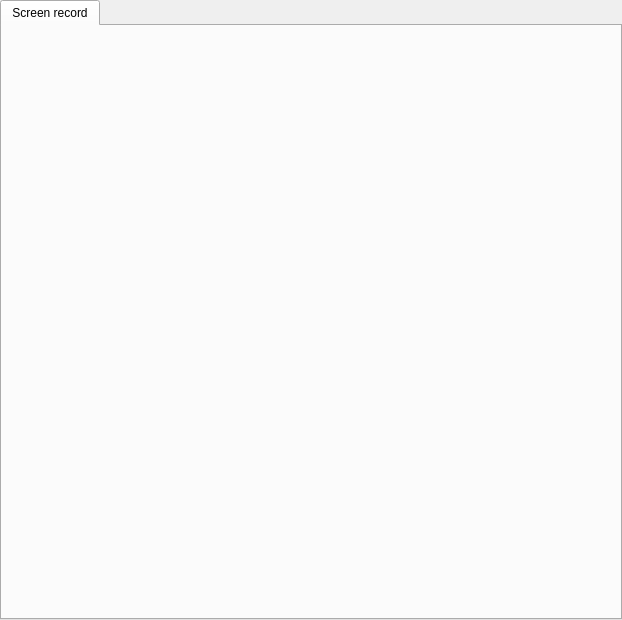
<?xml version="1.0" encoding="UTF-8"?>
<ui version="4.0">
 <class>RecordAndPlaybackPage</class>
 <widget class="QWidget" name="RecordAndPlaybackPage">
  <property name="geometry">
   <rect>
    <x>0</x>
    <y>0</y>
    <width>622</width>
    <height>620</height>
   </rect>
  </property>
  <property name="windowTitle">
   <string>Form</string>
  </property>
  <widget class="QTabWidget" name="tabWidget">
   <property name="geometry">
    <rect>
     <x>0</x>
     <y>0</y>
     <width>622</width>
     <height>620</height>
    </rect>
   </property>
   <property name="styleSheet">
    <string notr="true"/>
   </property>
   <property name="currentIndex">
    <number>0</number>
   </property>
   <widget class="RecordScreenPage" name="recordScreen">
    <attribute name="title">
     <string>Screen record</string>
    </attribute>
   </widget>
  </widget>
 </widget>
 <customwidgets>
  <customwidget>
   <class>RecordScreenPage</class>
   <extends>QWidget</extends>
   <header>android/skin/qt/extended-pages/record-screen-page.h</header>
   <container>1</container>
  </customwidget>
 </customwidgets>
 <resources>
  <include location="../resources.qrc"/>
 </resources>
 <connections/>
</ui>
